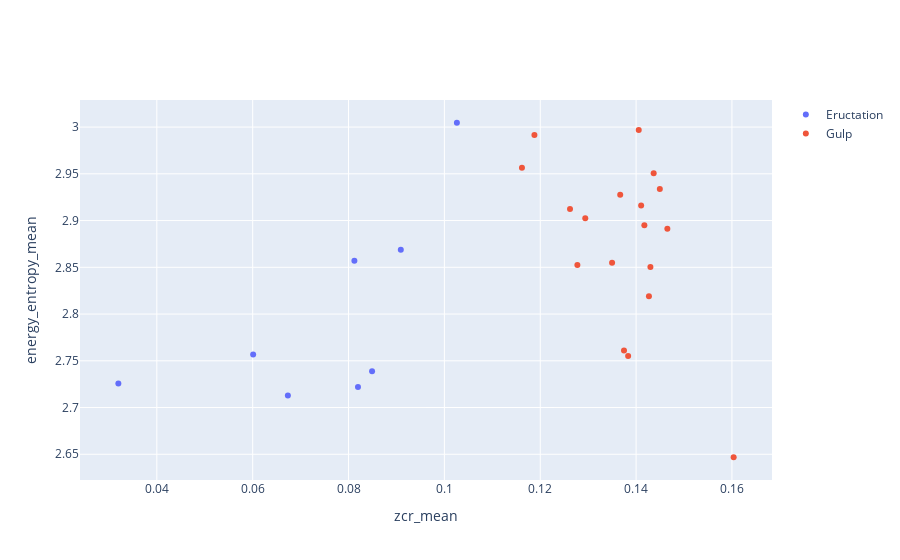

The code cell stored with this chart in its notebook:
### Code cell
from pyAudioAnalysis import MidTermFeatures as aF
import os
import numpy as np
import plotly.graph_objs as go 
import plotly
audio_dirs = [os.path.join('E:/Files','Acoustic Data', 'Eructation'), os.path.join('E:/Files','Acoustic Data', 'Gulp')] 
class_names = [os.path.basename(d) for d in audio_dirs] 
#print(class_names)
m_win, m_step, s_win, s_step = 1, 1, 0.1, 0.05 

# segment-level feature extraction:
features = [] 

for d in audio_dirs: # get feature matrix for each directory (class) 
    f, files, fn = aF.directory_feature_extraction(d, m_win, m_step, 
                                                   s_win, s_step) 
    
    features.append(f)

#print(len(features))
print(features[0].shape, features[1].shape)
print(fn)

# select 2 features and create feature matrices for the two classes:
f1 = np.array([features[0][:, fn.index('zcr_mean')],
               features[0][:, fn.index('energy_entropy_mean')]])
f2 = np.array([features[1][:, fn.index('zcr_mean')],
               features[1][:, fn.index('energy_entropy_mean')]])

plots = [go.Scatter(x=f1[0, :],  y=f1[1, :], 
                    name=class_names[0], mode='markers'),
         go.Scatter(x=f2[0, :], y=f2[1, :], 
                    name=class_names[1], mode='markers')]
mylayout = go.Layout(xaxis=dict(title="zcr_mean"),
                     yaxis=dict(title="energy_entropy_mean"))
plotly.offline.iplot(go.Figure(data=plots, layout=mylayout))

### Figure 1 — Plotly figure (JSON) as saved in the notebook; plotly's stock layout.template omitted (floating-point values rounded to 4 significant figures)
{"data": [{"mode": "markers", "name": "Eructation", "type": "scatter", "x": [0.08122, 0.08197, 0.06734, 0.03197, 0.0601, 0.08491, 0.1026, 0.0909], "y": [2.857, 2.722, 2.713, 2.726, 2.757, 2.739, 3.005, 2.869]}, {"mode": "markers", "name": "Gulp", "type": "scatter", "x": [0.1277, 0.1367, 0.145, 0.143, 0.1188, 0.1262, 0.1294, 0.1162, 0.1375, 0.135, 0.1427, 0.1411, 0.1417, 0.1604, 0.1383, 0.1465, 0.1405, 0.1437], "y": [2.853, 2.928, 2.934, 2.85, 2.991, 2.912, 2.903, 2.957, 2.761, 2.855, 2.819, 2.916, 2.895, 2.647, 2.755, 2.891, 2.997, 2.951]}], "layout": {"xaxis": {"title": {"text": "zcr_mean"}}, "yaxis": {"title": {"text": "energy_entropy_mean"}}}}
